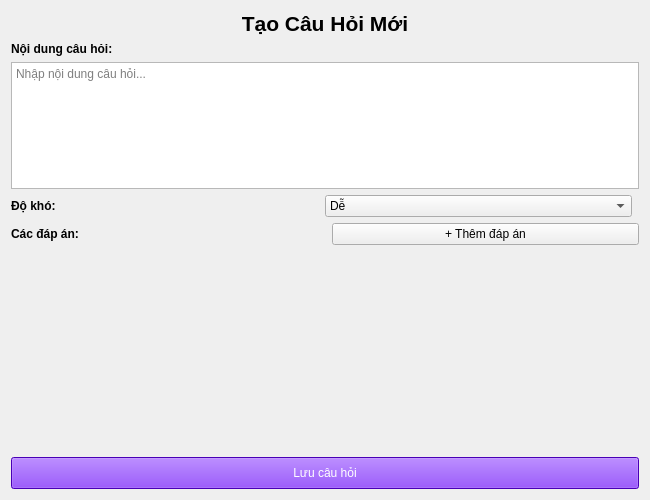
<?xml version="1.0" encoding="UTF-8"?>
<ui version="4.0">
 <class>CreateQuestion</class>
 <widget class="QWidget" name="CreateQuestion">
  <property name="geometry">
   <rect>
    <x>0</x>
    <y>0</y>
    <width>650</width>
    <height>500</height>
   </rect>
  </property>
  <property name="windowTitle">
   <string>Tạo Câu Hỏi</string>
  </property>
  <layout class="QVBoxLayout" name="verticalLayout">
   <item>
    <widget class="QLabel" name="titleLabel">
     <property name="text">
      <string>Tạo Câu Hỏi Mới</string>
     </property>
     <property name="font">
      <font>
       <pointsize>16</pointsize>
       <weight>75</weight>
       <bold>true</bold>
      </font>
     </property>
     <property name="alignment">
      <set>Qt::AlignCenter</set>
     </property>
    </widget>
   </item>
   <item>
    <widget class="QLabel" name="questionLabel">
     <property name="text">
      <string>Nội dung câu hỏi:</string>
     </property>
     <property name="font">
      <font><bold>true</bold></font>
     </property>
    </widget>
   </item>
   <item>
    <widget class="QTextEdit" name="questionTextEdit">
     <property name="minimumSize">
      <size>
       <width>0</width>
       <height>80</height>
      </size>
     </property>
     <property name="placeholderText">
      <string>Nhập nội dung câu hỏi...</string>
     </property>
    </widget>
   </item>
   <item>
    <layout class="QHBoxLayout" name="difficultyLayout">
     <item>
      <widget class="QLabel" name="difficultyLabel">
       <property name="text">
        <string>Độ khó:</string>
       </property>
       <property name="font">
        <font><bold>true</bold></font>
       </property>
      </widget>
     </item>
     <item>
      <widget class="QComboBox" name="difficultyComboBox">
       <item>
        <property name="text">
         <string>Dễ</string>
        </property>
       </item>
       <item>
        <property name="text">
         <string>Trung bình</string>
        </property>
       </item>
       <item>
        <property name="text">
         <string>Khó</string>
        </property>
       </item>
      </widget>
     </item>
     <item>
      <spacer name="horizontalSpacer">
       <property name="orientation">
        <enum>Qt::Horizontal</enum>
       </property>
      </spacer>
     </item>
    </layout>
   </item>
   <item>
    <layout class="QHBoxLayout" name="answerHeaderLayout">
     <item>
      <widget class="QLabel" name="answersLabel">
       <property name="text">
        <string>Các đáp án:</string>
       </property>
       <property name="font">
        <font><bold>true</bold></font>
       </property>
      </widget>
     </item>
     <item>
      <spacer name="horizontalSpacer2">
       <property name="orientation">
        <enum>Qt::Horizontal</enum>
       </property>
      </spacer>
     </item>
     <item>
      <widget class="QPushButton" name="addAnswerButton">
       <property name="text">
        <string>+ Thêm đáp án</string>
       </property>
       <property name="cursor">
        <cursorShape>PointingHandCursor</cursorShape>
       </property>
      </widget>
     </item>
    </layout>
   </item>
   <item>
    <widget class="QWidget" name="answerContainer" native="true">
     <property name="minimumSize">
      <size>
       <width>0</width>
       <height>200</height>
      </size>
     </property>
    </widget>
   </item>
   <item>
    <widget class="QPushButton" name="saveButton">
     <property name="text">
      <string>Lưu câu hỏi</string>
     </property>
     <property name="cursor">
      <cursorShape>PointingHandCursor</cursorShape>
     </property>
     <property name="styleSheet">
      <string>background-color: #6600FF; color: white; padding: 8px;</string>
     </property>
    </widget>
   </item>
  </layout>
 </widget>
 <resources/>
 <connections/>
</ui>
